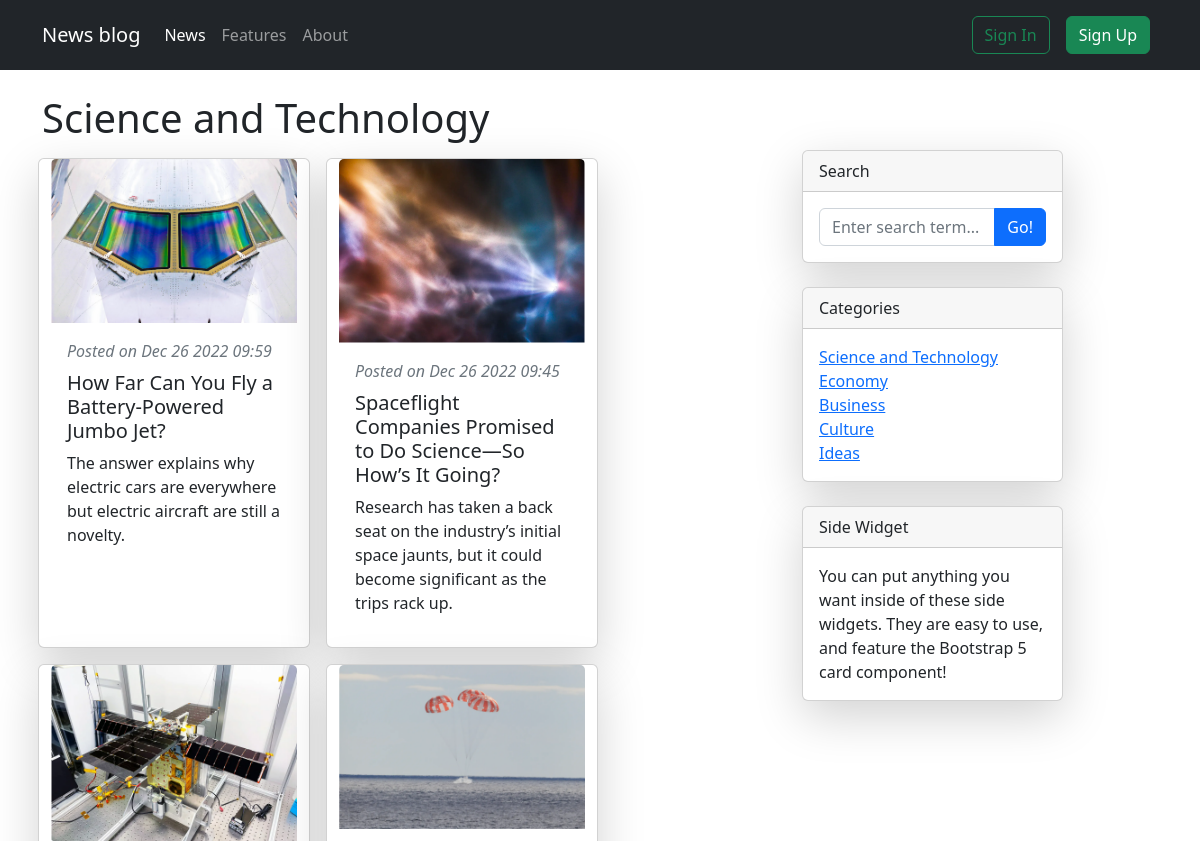
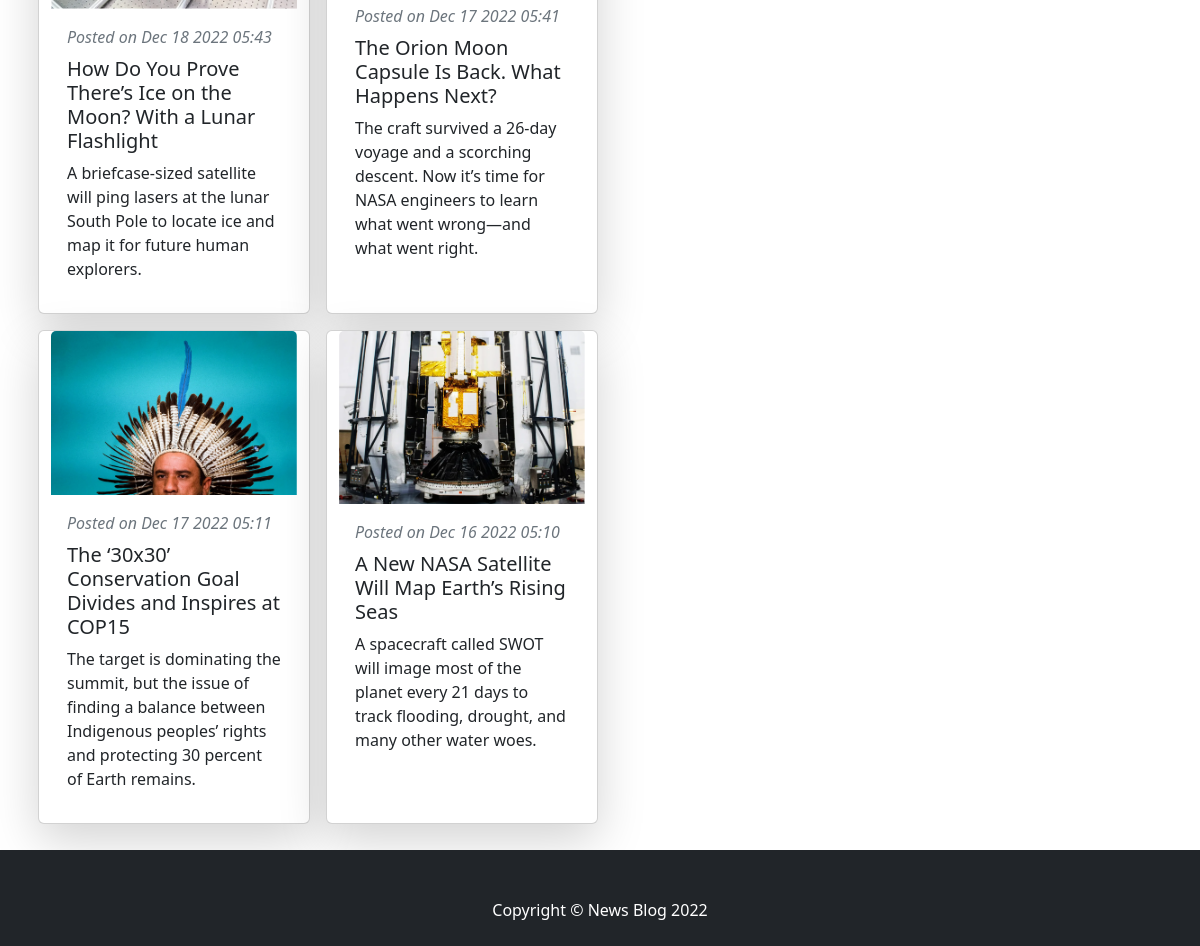
The page /news/1/ on the database its author committed (2 pictures, top to bottom).
### news/models.py (models this page shows, shortened)
class Category(models.Model):
    name = models.CharField(max_length=32)
    class Meta:
        verbose_name_plural = 'Category'
    def __str__(self):
        return self.name

class News(models.Model):
    author = models.ForeignKey(User, on_delete=models.CASCADE)
    category = models.ForeignKey(Category, on_delete=models.CASCADE)
    title = models.CharField(max_length=100)
    description = models.CharField(max_length=150)
    image = models.ImageField(upload_to='news/images/')
    article = models.TextField()
    date = models.DateTimeField(auto_now=True)
    class Meta:
        verbose_name_plural = 'News'

### news/views.py (the view)
# urls.py: 2. Add a URL to urlpatterns:  path('', views.home, name='home')
def home(request, pk=0):
    categories = Category.objects.all()
    news = News.objects.filter(category_id=pk).order_by('-date') if pk else News.objects.all().order_by('-date')
    context = {'page_name': categories[pk - 1].name if pk else 'News', 'news': news,
               'categories': categories, 'error': 'There is no news on this topic.'}
    return render(request, template_name='home.html', context=context)

### news/templates/home.html (shortened to what this page needs)
{% extends 'base.html' %}
{% block content %}
<div class="container mt-4 mb-4">
    <h1>{{ page_name }}</h1>
    <div class="row">
        <div class="col-lg-8">
            <div class="row">
                {% if news %}
                {% for n in news %}
                <div class="card m-2 shadow-lg" style="width: 17rem;">
                    <img src="{{ n.image.url }}" class="card-img-top" alt="...">
                    <div class="card-body">
                        <div class="text-muted fst-italic mb-2">Posted on {{ n.date|date:'M j Y H:i' }}</div>
                        <h5 class="card-title">{{ n.title }}</h5>
                        <p class="card-text">{{ n.description }}</p>
                    </div>
                </div>
                {% endfor %}
                {% else %}
                <h3>{{ error }}</h3>
                {% endif %}
            </div>
        </div>
        <div class="col-lg-3">
            <div class="card mb-4 shadow-lg">
                <div class="card-header">Search</div>
                <div class="card-body">
                    <div class="input-group">
                        <input class="form-control" type="text" placeholder="Enter search term..."
                               aria-label="Enter search term..." aria-describedby="button-search">
                        <button class="btn btn-primary" id="button-search" type="button">Go!</button>
                    </div>
                </div>
            </div>
            <div class="card mb-4 shadow-lg">
                <div class="card-header">Categories</div>
                <div class="card-body">
                    <div class="row">
                        <div class="col">
                            <ul class="list-unstyled mb-0">
                                {% if categories %}
                                {% for cat in categories %}
                                <li><a href="{% url 'news' cat.id %}">{{ cat }}</a></li>
                                {% endfor %}
                                {% else %}
                                <li>Categories not yet</li>
                                {% endif %}
                            </ul>
                        </div>
                    </div>
                </div>
            </div>
            <div class="card mb-4 shadow-lg">
                <div class="card-header">Side Widget</div>
                <div class="card-body">You can put anything you want inside of these side widgets. They are easy to use,
                    and feature the Bootstrap 5 card component!
                </div>
            </div>
        </div>
    </div>
</div>
{% endblock %}

### static/css/style.css (style rules this page uses)
* { margin: 0; padding: 0; }
html, body { height: 100%; }

### rows shown on the page
Category: name "Science and Technology"
News: image (picture), date "Dec 26 2022 09:59", title "How Far Can You Fly a Battery-Powered Jumbo Jet?", description "The answer explains why electric cars are everywhere but electric aircraft are still a novelty."
News: image (picture), date "Dec 26 2022 09:45", title "Spaceflight Companies Promised to Do Science—So How’s It Going?", description "Research has taken a back seat on the industry’s initial space jaunts, but it could become significant as the trips rack up."
News: image (picture), date "Dec 18 2022 05:43", title "How Do You Prove There’s Ice on the Moon? With a Lunar Flashlight", description "A briefcase-sized satellite will ping lasers at the lunar South Pole to locate ice and map it for future human explorers."
News: image (picture), date "Dec 17 2022 05:41", title "The Orion Moon Capsule Is Back. What Happens Next?", description "The craft survived a 26-day voyage and a scorching descent. Now it’s time for NASA engineers to learn what went wrong—and what went right."
News: image (picture), date "Dec 17 2022 05:11", title "The ‘30x30’ Conservation Goal Divides and Inspires at COP15", description "The target is dominating the summit, but the issue of finding a balance between Indigenous peoples’ rights and protecting 30 percent of Earth remains."
News: image (picture), date "Dec 16 2022 05:10", title "A New NASA Satellite Will Map Earth’s Rising Seas", description "A spacecraft called SWOT will image most of the planet every 21 days to track flooding, drought, and many other water woes."
Category: name "Economy"
Category: name "Business"
Category: name "Culture"
Category: name "Ideas"
